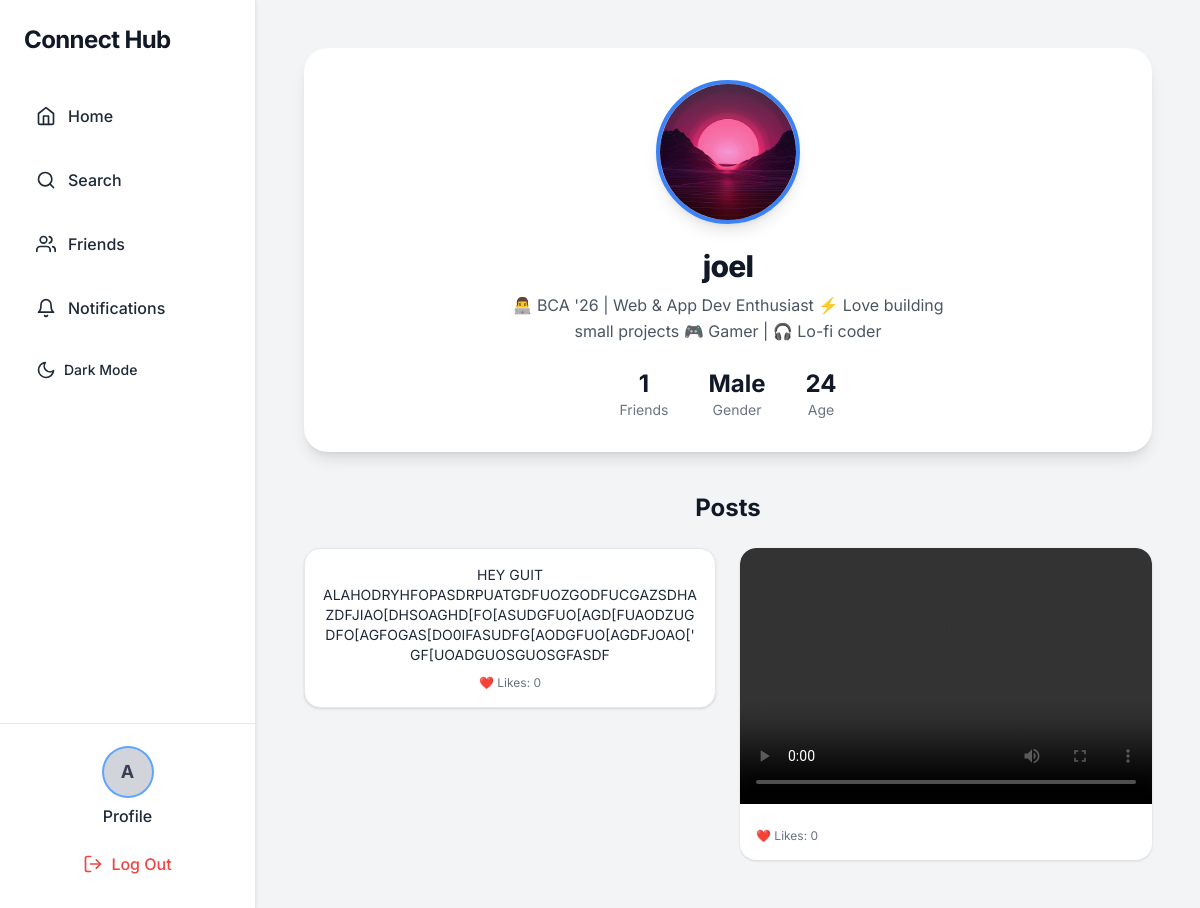
The app's page /profile/2/ (signed in) with its own data.
### core/models.py (models this page shows, shortened)
class Profile(models.Model):
    user = models.OneToOneField(User, on_delete=models.CASCADE)
    bio = models.TextField(blank=True)
    gender = models.CharField(max_length=10, blank=True)
    age = models.PositiveIntegerField(blank=True, null=True, default=None)
    profile_pic = models.ImageField(upload_to='profiles/', blank=True)
    friends = models.ManyToManyField('self', blank=True)

class Post(models.Model):
    user = models.ForeignKey(Profile, on_delete=models.CASCADE)
    caption = models.TextField()  # ✅ caption is REQUIRED now
    likes = models.ManyToManyField(Profile, blank=True, related_name='liked_posts')
    timestamp = models.DateTimeField(auto_now_add=True)
    def total_likes(self):
        return self.likes.count()

class PostMedia(models.Model):
    post = models.ForeignKey(Post, related_name="media", on_delete=models.CASCADE)
    file = models.FileField(upload_to="posts/")
    is_video = models.BooleanField(default=False)

### core/views.py (the view)
# urls.py: path("profile/<int:user_id>/", views.profile_view, name="profile"),
@login_required
def profile_view(request, user_id):
    profile = get_object_or_404(Profile, user__id=user_id)
    posts = Post.objects.filter(user=profile).order_by("-timestamp")
    return render(request, "core/profile.html", {"profile": profile, "posts": posts})

### core/templates/core/profile.html (shortened to what this page needs)
{% extends "core/base.html" %}
{% block content %}
<div class="max-w-4xl mx-auto p-6 space-y-10">
  <div class="bg-white dark:bg-gray-800 rounded-3xl shadow-lg p-8 flex flex-col items-center space-y-6">
    <div class="relative">
      {% if profile.profile_pic %}
      <img
        src="{{ profile.profile_pic.url }}"
        id="profilePic"
        class="w-36 h-36 rounded-full object-cover border-4 border-blue-500 shadow-lg cursor-pointer hover:scale-105 transition-transform duration-300"
        alt="{{ profile.user.username }} Profile Picture"
      />
      {% else %}
      <div
        class="w-36 h-36 bg-gray-300 dark:bg-gray-700 rounded-full flex items-center justify-center text-4xl font-bold text-gray-700 dark:text-gray-200 border-4 border-blue-500 shadow-lg"
      >
        {{ profile.user.username|first|upper }}
      </div>
      {% endif %}
    </div>
    <div class="text-center">
      <h2 class="text-3xl font-extrabold text-gray-900 dark:text-white tracking-tight">
        {{ profile.user.username }}
      </h2>
      <p class="text-gray-600 dark:text-gray-300 text-base max-w-md mx-auto mt-2 leading-relaxed">
        {{ profile.bio|default:"No bio yet." }}
      </p>
    </div>
    <div class="flex justify-center gap-10 mt-4">
      <div class="flex flex-col items-center">
        <span class="text-2xl font-bold text-gray-900 dark:text-white">
          {{ profile.friends.count }}
        </span>
        <span class="text-gray-500 dark:text-gray-400 text-sm">Friends</span>
      </div>
      <div class="flex flex-col items-center">
        <span class="text-2xl font-bold text-gray-900 dark:text-white">
          {{ profile.gender|default:"N/A" }}
        </span>
        <span class="text-gray-500 dark:text-gray-400 text-sm">Gender</span>
      </div>
      <div class="flex flex-col items-center">
        <span class="text-2xl font-bold text-gray-900 dark:text-white">
          {% if profile.age %}{{ profile.age }}{% else %}N/A{% endif %}
        </span>
        <span class="text-gray-500 dark:text-gray-400 text-sm">Age</span>
      </div>
    </div>
  </div>
  <div>
    <h3 class="text-2xl font-bold text-gray-900 dark:text-white mb-6 text-center">
      Posts
    </h3>
    {% if posts %}
    <div class="grid grid-cols-1 sm:grid-cols-2 gap-6">
      {% for post in posts %}
        {% if post.media.all %}
        <div class="bg-white dark:bg-gray-800 rounded-2xl shadow hover:shadow-xl transition overflow-hidden group">
          {% for media in post.media.all %}
            {% if media.is_video %}
            <video controls class="w-full h-64 object-cover mb-2 rounded-t-2xl">
              <source src="{{ media.file.url }}" type="video/mp4">
            </video>
            {% else %}
            <img src="{{ media.file.url }}" class="w-full h-64 object-cover mb-2 rounded-t-2xl"/>
            {% endif %}
          {% endfor %}
          <div class="p-4">
            <p class="text-gray-500 dark:text-gray-400 text-xs">
              ❤️ Likes: {{ post.total_likes }}
            </p>
          </div>
        </div>
        {% else %}
        <div class="bg-white dark:bg-gray-800 rounded-2xl shadow hover:shadow-md transition p-4 text-center border border-gray-200 dark:border-gray-700 max-h-40 overflow-hidden flex flex-col justify-between">
          <p class="text-gray-800 dark:text-gray-100 text-sm break-words mb-2">
            {{ post.caption }}
          </p>
          <p class="text-gray-500 dark:text-gray-400 text-xs mt-auto">
            ❤️ Likes: {{ post.total_likes }}
          </p>
        </div>
        {% endif %}
      {% endfor %}
    </div>
    {% else %}
    <p class="text-gray-500 dark:text-gray-400 text-center py-10 text-lg font-medium">
      No posts yet.
    </p>
    {% endif %}
  </div>
</div>
{% endblock %}

### core/templates/core/base.html (shortened to what this page needs)
<!DOCTYPE html>
<html lang="en" class="">
  <head>
    <script src="https://cdn.tailwindcss.com"></script>
  </head>
  <body class="bg-gray-100 dark:bg-gray-900 text-gray-900 dark:text-gray-100 flex min-h-screen transition-colors duration-300">
    <aside class="bg-white dark:bg-gray-800 w-64 flex flex-col justify-between shadow dark:shadow-gray-700 fixed top-0 left-0 h-screen border-r border-gray-200 dark:border-gray-700 transition-colors duration-300">
      <div class="px-6 py-6 space-y-10">
        <div class="text-2xl font-bold text-gray-900 dark:text-gray-100 tracking-tight">
          Connect Hub
        </div>
        <nav class="space-y-6">
          <a href="{% url 'feed' %}" class="flex items-center space-x-3 px-3 py-2 rounded-lg text-gray-800 dark:text-gray-100 hover:bg-blue-50 dark:hover:bg-gray-700 hover:text-blue-600 dark:hover:text-blue-400 transition font-medium">
            <i data-feather="home" class="w-5 h-5"></i>
            <span>Home</span>
          </a>
          <a href="{% url 'search_users' %}" class="flex items-center space-x-3 px-3 py-2 rounded-lg text-gray-800 dark:text-gray-100 hover:bg-blue-50 dark:hover:bg-gray-700 hover:text-blue-600 dark:hover:text-blue-400 transition font-medium">
            <i data-feather="search" class="w-5 h-5"></i>
            <span>Search</span>
          </a>
          <a href="{% url 'friends' %}" class="flex items-center space-x-3 px-3 py-2 rounded-lg text-gray-800 dark:text-gray-100 hover:bg-blue-50 dark:hover:bg-gray-700 hover:text-blue-600 dark:hover:text-blue-400 transition font-medium">
            <i data-feather="users" class="w-5 h-5"></i>
            <span>Friends</span>
          </a>
          <a href="{% url 'notifications' %}" class="flex items-center space-x-3 px-3 py-2 rounded-lg text-gray-800 dark:text-gray-100 hover:bg-blue-50 dark:hover:bg-gray-700 hover:text-blue-600 dark:hover:text-blue-400 transition font-medium relative">
            <i data-feather="bell" class="w-5 h-5"></i>
            <span>Notifications</span>
          </a>
          <button id="darkModeToggle" class="flex items-center space-x-2 px-3 py-2 rounded-lg text-gray-800 dark:text-gray-100 hover:bg-gray-200 dark:hover:bg-gray-700 transition font-medium w-full">
            <span id="darkModeIcon">
            </span>
            <span class="text-sm">Dark Mode</span>
          </button>
        </nav>
      </div>
      {% if request.user.is_authenticated %}
      <div class="px-6 py-6 space-y-4 border-t border-gray-200 dark:border-gray-700">
        <div class="flex flex-col items-center space-y-2">
          {% if request.user.profile.profile_pic %}
          <a href="{% url 'profile' request.user.id %}">
            <img src="{{ request.user.profile.profile_pic.url }}" class="w-12 h-12 rounded-full object-cover ring-2 ring-blue-400"/>
          </a>
          {% else %}
          <a href="{% url 'profile' request.user.id %}">
            <div class="w-12 h-12 bg-gray-300 dark:bg-gray-600 rounded-full flex items-center justify-center text-gray-700 dark:text-gray-200 font-bold text-lg ring-2 ring-blue-400">
              {{ request.user.username|first|upper }}
            </div>
          </a>
          {% endif %}
          <a href="{% url 'profile' request.user.id %}" class="text-gray-800 dark:text-gray-100 hover:text-blue-600 dark:hover:text-blue-400 font-medium">Profile</a>
        </div>
        <a href="{% url 'logout' %}" class="flex items-center justify-center space-x-2 text-red-500 hover:text-red-600 dark:text-red-400 dark:hover:text-red-500 font-medium px-3 py-2 rounded-lg hover:bg-red-50 dark:hover:bg-red-700 transition">
          <i data-feather="log-out" class="w-5 h-5"></i>
          <span>Log Out</span>
        </a>
      </div>
      {% endif %}
    </aside>
    <main class="flex-1 ml-64 p-6 transition-colors duration-300">
      {% block content %}{% endblock %}
    </main>
  </body>
</html>

### core/templates/core/base.html (style rules this page uses)
body { font-family: 'Inter', sans-serif; }

### records on screen
Profile: profile_pic (picture), user.username "joel", bio "👨‍💻 BCA '26 | Web & App Dev Enthusiast ⚡ Love building small projects 🎮 Gamer | 🎧 Lo-fi coder", friends.count "1", gender "Male", age "24"
Post: caption "HEY GUIT ALAHODRYHFOPASDRPUATGDFUOZGODFUCGAZSDHAZDFJIAO[DHSOAGHD[FO[ASUDGFUO[AGD[FUAODZUGDFO[AGFOGAS[DO0IFASUDFG[AODGFUO[AGDFJOAO['GF[UOADGUOSGUOSGFASDF", total_likes "0"
Post: total_likes "0"

### other values on screen
{{ request.user.username|first|upper }} "A"
